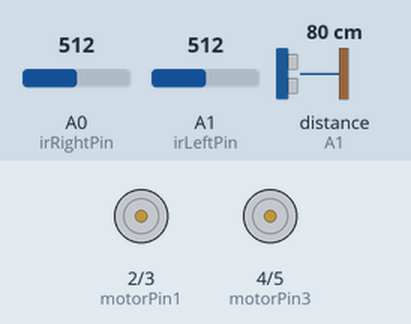
Recording of a sketch running on a simulated Arduino Uno, built with avr-gcc and run on an emulated ATmega328P. Parts: motor-driver pin pairs drawn as motors (green arrow = first pin HIGH = forward, orange = second pin HIGH = backward, longer = more drive). Wiring (inferred from the names in the program): ultrasonic range finder: trigger A0; echo A1. The test bench sets the inputs (shaded band); at power-on: A0 (irRightPin) = 512, A1 (irLeftPin) = 512, distance to the obstacle (sensor on A1) 80 cm. The echo pulse lasts 58.3 µs per cm.

Above: at 1.2 s.
1.3 s: A0 (irRightPin) set to 494
At 2.5 s:
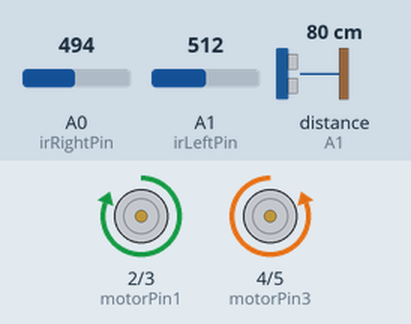
2.8 s: A1 (irLeftPin) set to 491
At 3.7 s:
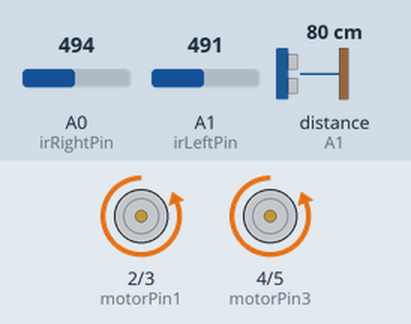
4.3 s: A0 (irRightPin) set to 510
At 5.0 s:
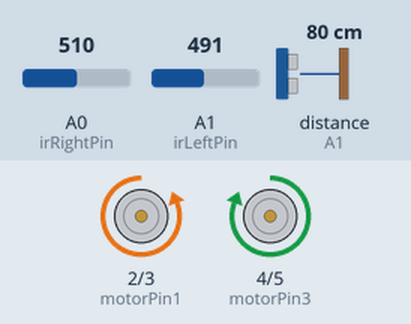
5.8 s: A0 (irRightPin) set to 490
At 6.1 s:
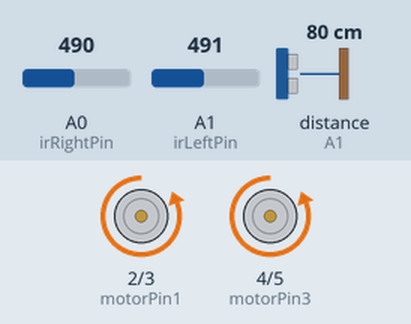
7.3 s: A0 (irRightPin) set to 511
At 8.4 s:
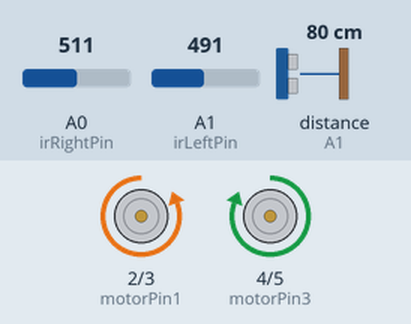
Timing chart, 0 to 9.8 s (numbered marks = the images above; inputs shaded):
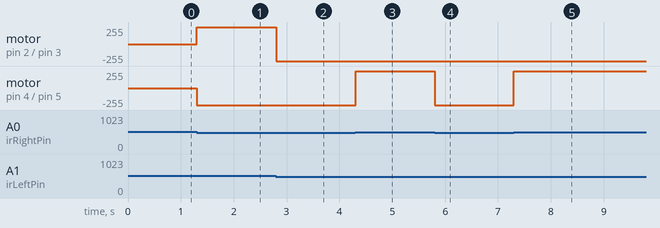

Measured:
- the behaviour switches between 501 and 500 on A0 (irRightPin) (found by bisection; images 0 and 1)
- the behaviour switches between 501 and 500 on A1 (irLeftPin) (found by bisection; images 1 and 2)
- after the input at 1.3 s, motor on pin 2 (motorPin1) / pin 3 (motorPin2): stopped → forward 255/255 at once; motor on pin 4 (motorPin3) / pin 5 (motorPin4): stopped → backward 255/255 at once
- after the input at 2.8 s, motor on pin 2 (motorPin1) / pin 3 (motorPin2): forward 255/255 → backward 255/255 at once
- after the input at 4.3 s, motor on pin 4 (motorPin3) / pin 5 (motorPin4): backward 255/255 → forward 255/255 at once
- after the input at 5.8 s, motor on pin 4 (motorPin3) / pin 5 (motorPin4): forward 255/255 → backward 255/255 at once
- after the input at 7.3 s, motor on pin 4 (motorPin3) / pin 5 (motorPin4): backward 255/255 → forward 255/255 at once

The sketch:

SmartLineFollower.ino
```cpp
//Motor A
const int motorPin1  = 2;
const int motorPin2  = 3;
//Motor B
const int motorPin3  = 4;
const int motorPin4  = 5;

int irRightPin = A0;
int irLeftPin = A1;
int threshold = 500;

int triggerPin=A0;
int echoPin=A1;

void setup() {
  pinMode(motorPin1, OUTPUT);
  pinMode(motorPin2, OUTPUT);
  pinMode(motorPin3, OUTPUT);
  pinMode(motorPin4, OUTPUT);

  pinMode(irRightPin, INPUT);
  pinMode(irLeftPin, INPUT);

  pinMode(triggerPin,OUTPUT);
  pinMode(echoPin,INPUT);
}
void loop() {
  int distance = getDistance();
  if(distance <= 20 && distance >=0){
    stop();
  }
  else if (analogRead(irRightPin) <= threshold && analogRead(irLeftPin) <= threshold) {
    forward();
  }
  else if (analogRead(irRightPin) >= threshold && analogRead(irLeftPin) <= threshold) {
    right();
  }
  else if (analogRead(irRightPin) <= threshold && analogRead(irLeftPin) >= threshold) {
    left();
  }
  else if (analogRead(irRightPin) >= threshold && analogRead(irLeftPin) >= threshold) {
    stop();
  }
}

int getDistance(){
  digitalWrite(triggerPin, HIGH);
  delayMicroseconds(10);
  digitalWrite(triggerPin, LOW);
  int dur = pulseIn(echoPin, HIGH);
  int dis = (dur/2) / 29.1;
  return dis;
}
void backward()
{
  digitalWrite(motorPin1, HIGH);
  digitalWrite(motorPin2, LOW);
  digitalWrite(motorPin3, HIGH);
  digitalWrite(motorPin4, LOW);
}
void forward()
{
  digitalWrite(motorPin1, LOW);
  digitalWrite(motorPin2, HIGH);
  digitalWrite(motorPin3, LOW);
  digitalWrite(motorPin4, HIGH);
}
void right()
{
  digitalWrite(motorPin1, LOW);
  digitalWrite(motorPin2, HIGH);
  digitalWrite(motorPin3, HIGH);
  digitalWrite(motorPin4, LOW);
}
void slowRight()
{
  digitalWrite(motorPin1, LOW);
  digitalWrite(motorPin2, LOW);
  digitalWrite(motorPin3, HIGH);
  digitalWrite(motorPin4, LOW);
}
void left()
{
  digitalWrite(motorPin1, HIGH);
  digitalWrite(motorPin2, LOW);
  digitalWrite(motorPin3, LOW);
  digitalWrite(motorPin4, HIGH);
}
void slowLeft()
{
  digitalWrite(motorPin1, HIGH);
  digitalWrite(motorPin2, LOW);
  digitalWrite(motorPin3, LOW);
  digitalWrite(motorPin4, LOW);
}
void stop()
{
  digitalWrite(motorPin1, LOW);
  digitalWrite(motorPin2, LOW);
  digitalWrite(motorPin3, LOW);
  digitalWrite(motorPin4, LOW);
}
```
